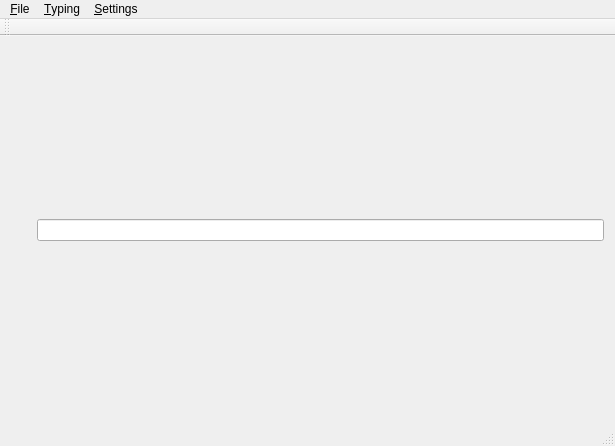
<?xml version="1.0" encoding="UTF-8"?>
<ui version="4.0">
 <class>MainWindow</class>
 <widget class="QMainWindow" name="MainWindow">
  <property name="geometry">
   <rect>
    <x>0</x>
    <y>0</y>
    <width>615</width>
    <height>446</height>
   </rect>
  </property>
  <property name="windowTitle">
   <string>Typing Drill</string>
  </property>
  <widget class="QWidget" name="centralWidget">
   <layout class="QVBoxLayout" name="verticalLayout_3">
    <item>
     <layout class="QHBoxLayout" name="chartLayout"/>
    </item>
    <item>
     <layout class="QHBoxLayout" name="horizontalLayout">
      <item>
       <layout class="QVBoxLayout" name="verticalLayout_2">
        <item>
         <spacer name="verticalSpacer">
          <property name="orientation">
           <enum>Qt::Vertical</enum>
          </property>
          <property name="sizeHint" stdset="0">
           <size>
            <width>20</width>
            <height>40</height>
           </size>
          </property>
         </spacer>
        </item>
        <item>
         <widget class="QLabel" name="lblStatus">
          <property name="text">
           <string/>
          </property>
          <property name="pixmap">
           <pixmap resource="resource.qrc">:/icon/images/correct.png</pixmap>
          </property>
          <property name="scaledContents">
           <bool>true</bool>
          </property>
         </widget>
        </item>
       </layout>
      </item>
      <item>
       <layout class="QVBoxLayout" name="verticalLayout">
        <item>
         <layout class="QVBoxLayout" name="displayLayout"/>
        </item>
        <item>
         <widget class="QLineEdit" name="txtInput"/>
        </item>
       </layout>
      </item>
     </layout>
    </item>
   </layout>
  </widget>
  <widget class="QMenuBar" name="menuBar">
   <property name="geometry">
    <rect>
     <x>0</x>
     <y>0</y>
     <width>615</width>
     <height>24</height>
    </rect>
   </property>
   <widget class="QMenu" name="menuFile">
    <property name="title">
     <string>&amp;File</string>
    </property>
    <addaction name="actionOpen"/>
    <addaction name="actionExit"/>
   </widget>
   <widget class="QMenu" name="menuSettings">
    <property name="title">
     <string>&amp;Settings</string>
    </property>
    <addaction name="actionAutoCommit"/>
    <addaction name="actionUnderline"/>
    <addaction name="actionHideParen"/>
   </widget>
   <widget class="QMenu" name="menuTyping">
    <property name="title">
     <string>&amp;Typing</string>
    </property>
    <addaction name="actionSkip"/>
   </widget>
   <addaction name="menuFile"/>
   <addaction name="menuTyping"/>
   <addaction name="menuSettings"/>
  </widget>
  <widget class="QToolBar" name="mainToolBar">
   <attribute name="toolBarArea">
    <enum>TopToolBarArea</enum>
   </attribute>
   <attribute name="toolBarBreak">
    <bool>false</bool>
   </attribute>
  </widget>
  <widget class="QStatusBar" name="statusBar"/>
  <action name="actionExit">
   <property name="icon">
    <iconset resource="resource.qrc">
     <normaloff>:/icon/images/exit.png</normaloff>:/icon/images/exit.png</iconset>
   </property>
   <property name="text">
    <string>&amp;Exit</string>
   </property>
  </action>
  <action name="actionDefaultFontSize">
   <property name="text">
    <string>&amp;Default</string>
   </property>
  </action>
  <action name="actionUnderline">
   <property name="checkable">
    <bool>true</bool>
   </property>
   <property name="text">
    <string>&amp;Underline</string>
   </property>
  </action>
  <action name="action_Skip">
   <property name="text">
    <string>&amp;Skip</string>
   </property>
  </action>
  <action name="actionOpen">
   <property name="icon">
    <iconset resource="resource.qrc">
     <normaloff>:/icon/images/file-open.png</normaloff>:/icon/images/file-open.png</iconset>
   </property>
   <property name="text">
    <string>&amp;Open</string>
   </property>
  </action>
  <action name="actionAutoCommit">
   <property name="checkable">
    <bool>true</bool>
   </property>
   <property name="icon">
    <iconset resource="resource.qrc">
     <normaloff>:/icon/images/autocommit.png</normaloff>:/icon/images/autocommit.png</iconset>
   </property>
   <property name="text">
    <string>&amp;Auto Commit</string>
   </property>
  </action>
  <action name="actionSkip">
   <property name="icon">
    <iconset resource="resource.qrc">
     <normaloff>:/icon/images/skip.png</normaloff>:/icon/images/skip.png</iconset>
   </property>
   <property name="text">
    <string>&amp;Skip</string>
   </property>
  </action>
  <action name="actionHideParen">
   <property name="checkable">
    <bool>true</bool>
   </property>
   <property name="text">
    <string>Hide &amp;Parenthesized</string>
   </property>
  </action>
 </widget>
 <layoutdefault spacing="6" margin="11"/>
 <resources>
  <include location="resource.qrc"/>
 </resources>
 <connections/>
</ui>
